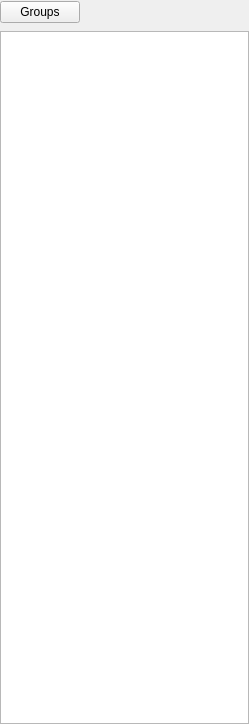
<?xml version="1.0" encoding="UTF-8"?>
<ui version="4.0">
 <class>GroupListWidget</class>
 <widget class="QWidget" name="GroupListWidget">
  <property name="geometry">
   <rect>
    <x>0</x>
    <y>0</y>
    <width>249</width>
    <height>724</height>
   </rect>
  </property>
  <property name="windowTitle">
   <string notr="true"/>
  </property>
  <layout class="QVBoxLayout" name="verticalLayout">
   <property name="leftMargin">
    <number>0</number>
   </property>
   <property name="topMargin">
    <number>0</number>
   </property>
   <property name="rightMargin">
    <number>0</number>
   </property>
   <property name="bottomMargin">
    <number>0</number>
   </property>
   <item>
    <layout class="QHBoxLayout" name="horizontalLayout_3">
     <item>
      <widget class="QPushButton" name="buttonGroups">
       <property name="contextMenuPolicy">
        <enum>Qt::DefaultContextMenu</enum>
       </property>
       <property name="text">
        <string>Groups</string>
       </property>
      </widget>
     </item>
     <item>
      <spacer name="horizontalSpacer_2">
       <property name="orientation">
        <enum>Qt::Horizontal</enum>
       </property>
       <property name="sizeHint" stdset="0">
        <size>
         <width>145</width>
         <height>25</height>
        </size>
       </property>
      </spacer>
     </item>
    </layout>
   </item>
   <item>
    <widget class="QListView" name="listGroup">
     <property name="acceptDrops">
      <bool>true</bool>
     </property>
     <property name="showDropIndicator" stdset="0">
      <bool>true</bool>
     </property>
     <property name="dragEnabled">
      <bool>true</bool>
     </property>
     <property name="dragDropOverwriteMode">
      <bool>false</bool>
     </property>
     <property name="dragDropMode">
      <enum>QAbstractItemView::DragDrop</enum>
     </property>
     <property name="defaultDropAction">
      <enum>Qt::MoveAction</enum>
     </property>
     <property name="movement">
      <enum>QListView::Snap</enum>
     </property>
    </widget>
   </item>
  </layout>
  <action name="actionNewGroup">
   <property name="text">
    <string>&amp;New</string>
   </property>
   <property name="toolTip">
    <string>New</string>
   </property>
   <property name="shortcut">
    <string>Ctrl+Shift+N</string>
   </property>
  </action>
  <action name="actionDeleteGroup">
   <property name="text">
    <string>&amp;Delete</string>
   </property>
   <property name="toolTip">
    <string>Delete</string>
   </property>
   <property name="shortcut">
    <string>Shift+Del</string>
   </property>
  </action>
  <action name="actionEditGroup">
   <property name="text">
    <string>&amp;Edit</string>
   </property>
   <property name="shortcut">
    <string>Shift+Return</string>
   </property>
  </action>
  <action name="actionEnableDisableGroup">
   <property name="text">
    <string notr="true">#Enable#</string>
   </property>
   <property name="iconText">
    <string notr="true">#Enable#</string>
   </property>
   <property name="toolTip">
    <string notr="true">#Enable#</string>
   </property>
   <property name="shortcut">
    <string>Ctrl+Shift+E</string>
   </property>
  </action>
 </widget>
 <tabstops>
  <tabstop>listGroup</tabstop>
  <tabstop>buttonGroups</tabstop>
 </tabstops>
 <resources/>
 <connections>
  <connection>
   <sender>actionDeleteGroup</sender>
   <signal>triggered()</signal>
   <receiver>GroupListWidget</receiver>
   <slot>onActionDeleteGroup()</slot>
   <hints>
    <hint type="sourcelabel">
     <x>-1</x>
     <y>-1</y>
    </hint>
    <hint type="destinationlabel">
     <x>103</x>
     <y>361</y>
    </hint>
   </hints>
  </connection>
  <connection>
   <sender>actionNewGroup</sender>
   <signal>triggered()</signal>
   <receiver>GroupListWidget</receiver>
   <slot>onActionNewGroup()</slot>
   <hints>
    <hint type="sourcelabel">
     <x>-1</x>
     <y>-1</y>
    </hint>
    <hint type="destinationlabel">
     <x>103</x>
     <y>361</y>
    </hint>
   </hints>
  </connection>
  <connection>
   <sender>actionEditGroup</sender>
   <signal>triggered()</signal>
   <receiver>GroupListWidget</receiver>
   <slot>onActionEditGroup()</slot>
   <hints>
    <hint type="sourcelabel">
     <x>-1</x>
     <y>-1</y>
    </hint>
    <hint type="destinationlabel">
     <x>103</x>
     <y>361</y>
    </hint>
   </hints>
  </connection>
  <connection>
   <sender>listGroup</sender>
   <signal>doubleClicked(QModelIndex)</signal>
   <receiver>GroupListWidget</receiver>
   <slot>onActionEditGroup()</slot>
   <hints>
    <hint type="sourcelabel">
     <x>103</x>
     <y>378</y>
    </hint>
    <hint type="destinationlabel">
     <x>103</x>
     <y>361</y>
    </hint>
   </hints>
  </connection>
  <connection>
   <sender>actionEnableDisableGroup</sender>
   <signal>triggered()</signal>
   <receiver>GroupListWidget</receiver>
   <slot>onActionEnableDisableGroup()</slot>
   <hints>
    <hint type="sourcelabel">
     <x>-1</x>
     <y>-1</y>
    </hint>
    <hint type="destinationlabel">
     <x>124</x>
     <y>361</y>
    </hint>
   </hints>
  </connection>
 </connections>
 <slots>
  <slot>onActionNewGroup()</slot>
  <slot>onActionDeleteGroup()</slot>
  <slot>onActionEditGroup()</slot>
  <slot>onActionEnableDisableGroup()</slot>
 </slots>
</ui>
